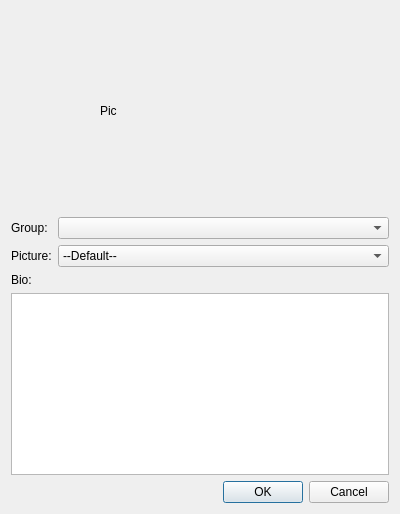
<?xml version="1.0" encoding="UTF-8"?>
<ui version="4.0">
 <class>Dialog</class>
 <widget class="QDialog" name="Dialog">
  <property name="geometry">
   <rect>
    <x>0</x>
    <y>0</y>
    <width>400</width>
    <height>514</height>
   </rect>
  </property>
  <property name="windowTitle">
   <string>Dialog</string>
  </property>
  <layout class="QVBoxLayout" name="verticalLayout">
   <item>
    <layout class="QHBoxLayout" name="horizontalLayout">
     <item>
      <spacer name="horizontalSpacer">
       <property name="orientation">
        <enum>Qt::Horizontal</enum>
       </property>
       <property name="sizeHint" stdset="0">
        <size>
         <width>40</width>
         <height>20</height>
        </size>
       </property>
      </spacer>
     </item>
     <item>
      <widget class="QLabel" name="pictureLabel">
       <property name="minimumSize">
        <size>
         <width>200</width>
         <height>200</height>
        </size>
       </property>
       <property name="maximumSize">
        <size>
         <width>200</width>
         <height>200</height>
        </size>
       </property>
       <property name="text">
        <string>Pic</string>
       </property>
      </widget>
     </item>
     <item>
      <spacer name="horizontalSpacer_2">
       <property name="orientation">
        <enum>Qt::Horizontal</enum>
       </property>
       <property name="sizeHint" stdset="0">
        <size>
         <width>40</width>
         <height>20</height>
        </size>
       </property>
      </spacer>
     </item>
    </layout>
   </item>
   <item>
    <layout class="QFormLayout" name="formLayout">
     <item row="0" column="0">
      <widget class="QLabel" name="label">
       <property name="text">
        <string>Group:</string>
       </property>
      </widget>
     </item>
     <item row="0" column="1">
      <widget class="QComboBox" name="groupList"/>
     </item>
     <item row="1" column="0">
      <widget class="QLabel" name="label_2">
       <property name="text">
        <string>Picture:</string>
       </property>
      </widget>
     </item>
     <item row="1" column="1">
      <widget class="QComboBox" name="pictureList">
       <item>
        <property name="text">
         <string>--Default--</string>
        </property>
       </item>
      </widget>
     </item>
     <item row="2" column="0" colspan="2">
      <widget class="QLabel" name="label_3">
       <property name="text">
        <string>Bio:</string>
       </property>
      </widget>
     </item>
     <item row="3" column="0" colspan="2">
      <widget class="QTextEdit" name="advisorBio"/>
     </item>
    </layout>
   </item>
   <item>
    <widget class="QDialogButtonBox" name="buttonBox">
     <property name="orientation">
      <enum>Qt::Horizontal</enum>
     </property>
     <property name="standardButtons">
      <set>QDialogButtonBox::Cancel|QDialogButtonBox::Ok</set>
     </property>
    </widget>
   </item>
  </layout>
 </widget>
 <resources/>
 <connections>
  <connection>
   <sender>buttonBox</sender>
   <signal>accepted()</signal>
   <receiver>Dialog</receiver>
   <slot>accept()</slot>
   <hints>
    <hint type="sourcelabel">
     <x>248</x>
     <y>254</y>
    </hint>
    <hint type="destinationlabel">
     <x>157</x>
     <y>274</y>
    </hint>
   </hints>
  </connection>
  <connection>
   <sender>buttonBox</sender>
   <signal>rejected()</signal>
   <receiver>Dialog</receiver>
   <slot>reject()</slot>
   <hints>
    <hint type="sourcelabel">
     <x>316</x>
     <y>260</y>
    </hint>
    <hint type="destinationlabel">
     <x>286</x>
     <y>274</y>
    </hint>
   </hints>
  </connection>
 </connections>
</ui>
